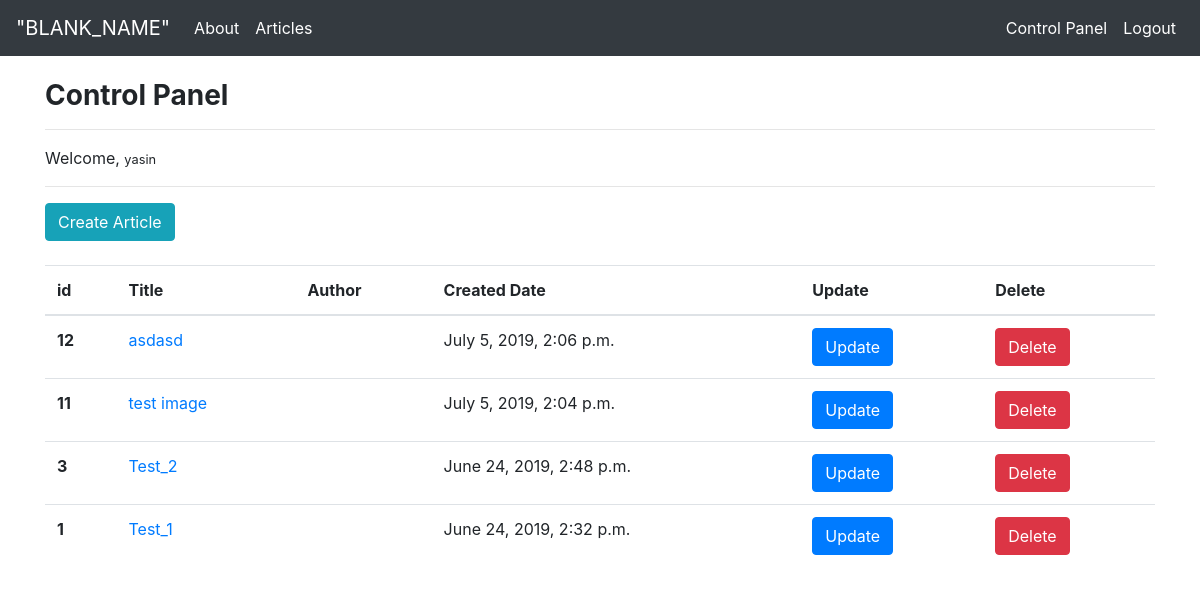
Before: /articles/dashboard/ (signed in) with the older database file.
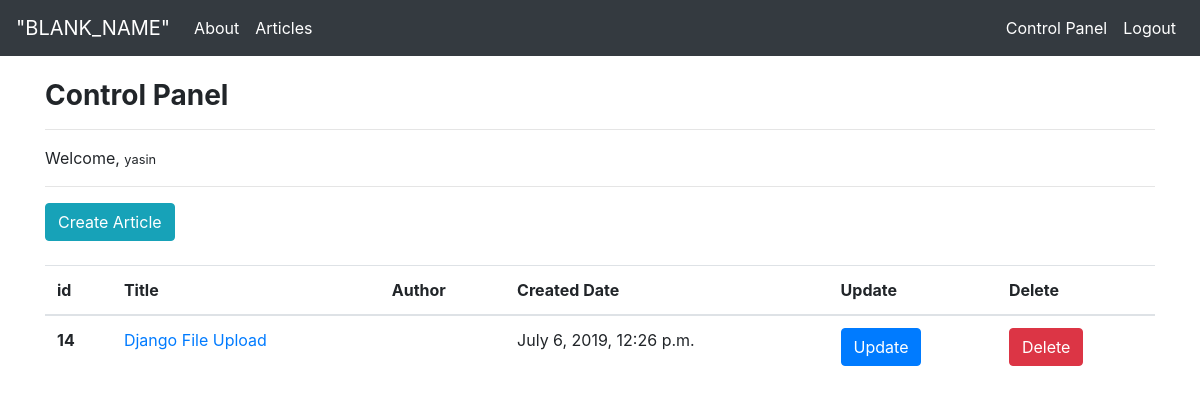
After: the same page with the newer database file.
### article/models.py (models this page shows, shortened)
class Article(models.Model):
    author = models.ForeignKey("auth.User", on_delete = models.CASCADE,verbose_name = "Author")
    title = models.CharField(max_length = 50, verbose_name = "Title")
    content = RichTextField()
    created_date = models.DateTimeField(auto_now_add=True, verbose_name = "Date Created")
    article_image = models.FileField(blank=True, null=True, verbose_name="Add image")
    class Meta:
        ordering = ['-created_date']

### article/views.py (the view)
# urls.py: path('dashboard/', views.dashboard, name="dashboard"),
@login_required(login_url="user:login")
def dashboard(request):
    articles = Article.objects.filter(author=request.user)
    context = {
        "articles":  articles
    }
    return render(request, template_name = "dashboard.html", context=context)

### templates/dashboard.html
{% extends "layout.html" %}
{% block body %}
        <br>
    <h3><strong>Control Panel</strong></h3>
        <hr>
    <p>Welcome, <small> {{ request.user.username }} </small></p>
        <hr>
    <a class="btn btn-info" href="/articles/addarticle">Create Article</a>
        <br>
        <br>
    {% if articles %}
        <table class="table table-hover">
            <thead>
                <tr>
                    <th scope="col">id</th>
                    <th scope="col">Title</th>
                    <th scope="col">Author</th>
                    <th scope="col">Created Date</th>
                    <th scope="col">Update</th>
                    <th scope="col">Delete</th>
                </tr>
            </thead>
            <tbody>
                {% for article in articles %}
                    <tr>
                        <th scope="row">{{ article.id }}</th>
                        <td><a href="{% url 'article:detail' article.id  %}">{{ article.title }}</a></td>
                        <td>{{ article.username }}</td>
                        <td>{{ article.created_date }}</td>
                        <td><a class="btn btn-primary" href="{% url 'article:update' article.id  %}">Update</a></td>
                        <td><a class="btn btn-danger" href="{% url 'article:delete' article.id  %}">Delete</a></td>
                    </tr>
                {% endfor %}
            </tbody>
        </table>
    {% else %}
        <div class="alert alert-info">
            You have no articles yet.
        </div>
    {% endif %}
{% endblock body %}

### templates/layout.html (shortened to what this page needs)
<!DOCTYPE html>
{% load static %}
<html lang="en">
<head>
    <link rel="stylesheet" href="{% static 'css/bootstrap.min.css' %}">
</head>
<body>
    {% include "includes/navbar.html" %}
    <div style="margin-top: 55px; margin-bottom: 80px" class="container">
        {% block body %}
        {% endblock body %}
    </div>
</body>
</html>

### templates/includes/navbar.html (shortened to what this page needs)
<nav class="navbar navbar-expand-md navbar-dark fixed-top bg-dark">
    <a class="navbar-brand" href="{% url 'index'  %}">"BLANK_NAME"</a>
    <div class="collapse navbar-collapse" id="navbarCollapse">
        <ul class="navbar-nav mr-auto">
            <li class="nav-item active">
                <a class="nav-link" href="{% url 'about'  %}">About</a>
            </li>
            <li class="nav-item active">
                <a class="nav-link" href="{% url 'article:articles' %}">Articles</a>
            </li>
        </ul>
        <ul class="navbar-nav ml-auto">
            {% if request.user.is_authenticated %}
            <li class="nav-item active">
                    <a class="nav-link" href="{% url 'article:dashboard' %}">Control Panel</a>
                </li>
                <li class="nav-item active">
                    <a class="nav-link" href="{% url 'user:logout' %}">Logout</a>
                </li>
            {% endif %}
        </ul>
    </div>
</nav>

Changed rows visible on the page:
removed Article: id "12", title "asdasd", created_date "July 5, 2019, 2:06 p.m."
removed Article: id "11", title "test image", created_date "July 5, 2019, 2:04 p.m."
removed Article: id "3", title "Test_2", created_date "June 24, 2019, 2:48 p.m."
removed Article: id "1", title "Test_1", created_date "June 24, 2019, 2:32 p.m."
added Article: id "14", title "Django File Upload", created_date "July 6, 2019, 12:26 p.m."
